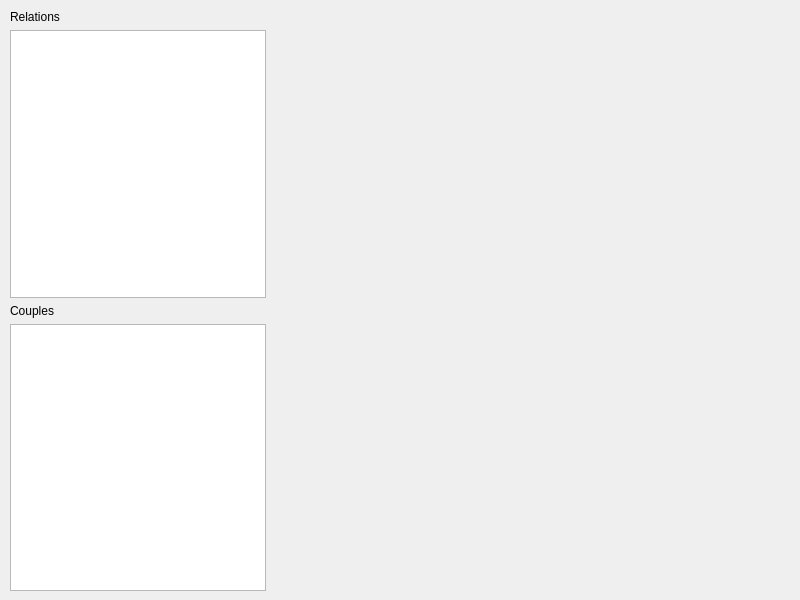
<?xml version="1.0" encoding="UTF-8"?>
<ui version="4.0">
 <class>v_mainrelation</class>
 <widget class="QWidget" name="v_mainrelation">
  <property name="geometry">
   <rect>
    <x>0</x>
    <y>0</y>
    <width>800</width>
    <height>600</height>
   </rect>
  </property>
  <property name="baseSize">
   <size>
    <width>800</width>
    <height>600</height>
   </size>
  </property>
  <property name="windowTitle">
   <string>Form</string>
  </property>
  <property name="layoutDirection">
   <enum>Qt::LeftToRight</enum>
  </property>
  <widget class="QWidget" name="horizontalLayoutWidget">
   <property name="geometry">
    <rect>
     <x>10</x>
     <y>10</y>
     <width>781</width>
     <height>581</height>
    </rect>
   </property>
   <layout class="QHBoxLayout" name="centralLayout" stretch="0,100">
    <property name="sizeConstraint">
     <enum>QLayout::SetDefaultConstraint</enum>
    </property>
    <item>
     <layout class="QVBoxLayout" name="relationView">
      <property name="sizeConstraint">
       <enum>QLayout::SetMinimumSize</enum>
      </property>
      <item>
       <widget class="QLabel" name="labelRelation">
        <property name="text">
         <string>Relations</string>
        </property>
       </widget>
      </item>
      <item>
       <widget class="QListView" name="listeRelation">
        <property name="enabled">
         <bool>true</bool>
        </property>
        <property name="baseSize">
         <size>
          <width>20</width>
          <height>200</height>
         </size>
        </property>
       </widget>
      </item>
      <item>
       <widget class="QLabel" name="labelCouple">
        <property name="text">
         <string>Couples</string>
        </property>
       </widget>
      </item>
      <item>
       <widget class="QListView" name="listCouple"/>
      </item>
     </layout>
    </item>
    <item>
     <layout class="QGridLayout" name="gridLayout">
      <item row="1" column="0" colspan="2">
       <widget class="QWidget" name="formWidget" native="true"/>
      </item>
     </layout>
    </item>
   </layout>
  </widget>
 </widget>
 <resources/>
 <connections/>
</ui>
